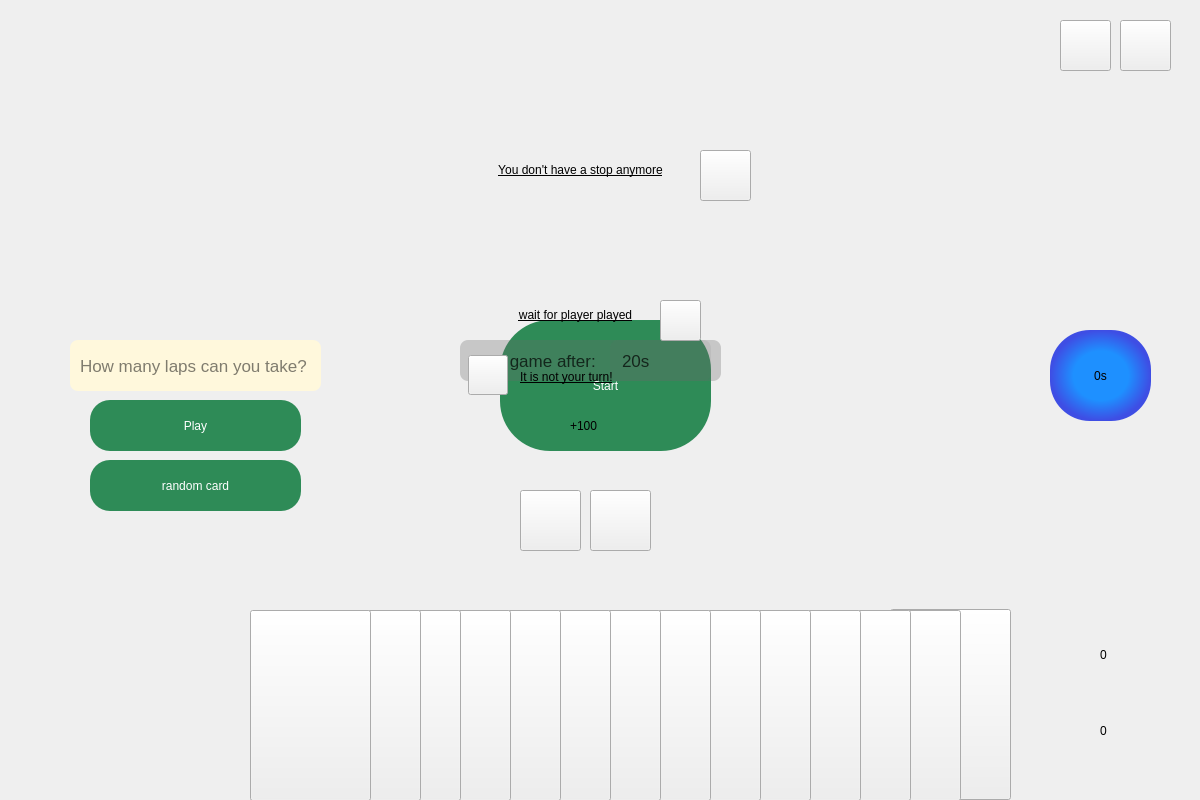
<?xml version="1.0" encoding="UTF-8"?>
<ui version="4.0">
 <class>play</class>
 <widget class="QMainWindow" name="play">
  <property name="geometry">
   <rect>
    <x>0</x>
    <y>0</y>
    <width>1200</width>
    <height>800</height>
   </rect>
  </property>
  <property name="minimumSize">
   <size>
    <width>1200</width>
    <height>800</height>
   </size>
  </property>
  <property name="maximumSize">
   <size>
    <width>1200</width>
    <height>800</height>
   </size>
  </property>
  <property name="windowTitle">
   <string>MainWindow</string>
  </property>
  <widget class="QWidget" name="centralwidget">
   <widget class="QLabel" name="label">
    <property name="geometry">
     <rect>
      <x>0</x>
      <y>0</y>
      <width>1200</width>
      <height>800</height>
     </rect>
    </property>
    <property name="styleSheet">
     <string notr="true">border-image: url(:/board1.jpg);

</string>
    </property>
    <property name="text">
     <string/>
    </property>
   </widget>
   <widget class="QPushButton" name="cardButton_14">
    <property name="geometry">
     <rect>
      <x>890</x>
      <y>609</y>
      <width>121</width>
      <height>191</height>
     </rect>
    </property>
    <property name="cursor">
     <cursorShape>PointingHandCursor</cursorShape>
    </property>
    <property name="styleSheet">
     <string notr="true">border-image: url(:/parrot.png);</string>
    </property>
    <property name="text">
     <string/>
    </property>
   </widget>
   <widget class="QPushButton" name="cardButton_12">
    <property name="geometry">
     <rect>
      <x>840</x>
      <y>610</y>
      <width>121</width>
      <height>191</height>
     </rect>
    </property>
    <property name="cursor">
     <cursorShape>PointingHandCursor</cursorShape>
    </property>
    <property name="styleSheet">
     <string notr="true">border-image: url(:/parrot.png);</string>
    </property>
    <property name="text">
     <string/>
    </property>
   </widget>
   <widget class="QPushButton" name="cardButton_10">
    <property name="geometry">
     <rect>
      <x>790</x>
      <y>610</y>
      <width>121</width>
      <height>191</height>
     </rect>
    </property>
    <property name="cursor">
     <cursorShape>PointingHandCursor</cursorShape>
    </property>
    <property name="styleSheet">
     <string notr="true">border-image: url(:/parrot.png);</string>
    </property>
    <property name="text">
     <string/>
    </property>
   </widget>
   <widget class="QPushButton" name="cardButton_8">
    <property name="geometry">
     <rect>
      <x>740</x>
      <y>610</y>
      <width>121</width>
      <height>191</height>
     </rect>
    </property>
    <property name="cursor">
     <cursorShape>PointingHandCursor</cursorShape>
    </property>
    <property name="styleSheet">
     <string notr="true">border-image: url(:/parrot.png);</string>
    </property>
    <property name="text">
     <string/>
    </property>
   </widget>
   <widget class="QPushButton" name="cardButton_6">
    <property name="geometry">
     <rect>
      <x>690</x>
      <y>610</y>
      <width>121</width>
      <height>191</height>
     </rect>
    </property>
    <property name="cursor">
     <cursorShape>PointingHandCursor</cursorShape>
    </property>
    <property name="styleSheet">
     <string notr="true">border-image: url(:/parrot.png);</string>
    </property>
    <property name="text">
     <string/>
    </property>
   </widget>
   <widget class="QPushButton" name="cardButton_4">
    <property name="geometry">
     <rect>
      <x>640</x>
      <y>610</y>
      <width>121</width>
      <height>191</height>
     </rect>
    </property>
    <property name="cursor">
     <cursorShape>PointingHandCursor</cursorShape>
    </property>
    <property name="styleSheet">
     <string notr="true">border-image: url(:/parrot.png);</string>
    </property>
    <property name="text">
     <string/>
    </property>
   </widget>
   <widget class="QPushButton" name="cardButton_2">
    <property name="geometry">
     <rect>
      <x>590</x>
      <y>610</y>
      <width>121</width>
      <height>191</height>
     </rect>
    </property>
    <property name="cursor">
     <cursorShape>PointingHandCursor</cursorShape>
    </property>
    <property name="styleSheet">
     <string notr="true">border-image: url(:/parrot.png);</string>
    </property>
    <property name="text">
     <string/>
    </property>
   </widget>
   <widget class="QPushButton" name="cardButton_1">
    <property name="geometry">
     <rect>
      <x>540</x>
      <y>610</y>
      <width>121</width>
      <height>191</height>
     </rect>
    </property>
    <property name="cursor">
     <cursorShape>PointingHandCursor</cursorShape>
    </property>
    <property name="styleSheet">
     <string notr="true">border-image: url(:/parrot.png);</string>
    </property>
    <property name="text">
     <string/>
    </property>
   </widget>
   <widget class="QPushButton" name="cardButton_3">
    <property name="geometry">
     <rect>
      <x>490</x>
      <y>610</y>
      <width>121</width>
      <height>191</height>
     </rect>
    </property>
    <property name="cursor">
     <cursorShape>PointingHandCursor</cursorShape>
    </property>
    <property name="styleSheet">
     <string notr="true">border-image: url(:/parrot.png);</string>
    </property>
    <property name="text">
     <string/>
    </property>
   </widget>
   <widget class="QPushButton" name="cardButton_5">
    <property name="geometry">
     <rect>
      <x>440</x>
      <y>610</y>
      <width>121</width>
      <height>191</height>
     </rect>
    </property>
    <property name="cursor">
     <cursorShape>PointingHandCursor</cursorShape>
    </property>
    <property name="styleSheet">
     <string notr="true">border-image: url(:/parrot.png);</string>
    </property>
    <property name="text">
     <string/>
    </property>
   </widget>
   <widget class="QPushButton" name="cardButton_7">
    <property name="geometry">
     <rect>
      <x>390</x>
      <y>610</y>
      <width>121</width>
      <height>191</height>
     </rect>
    </property>
    <property name="cursor">
     <cursorShape>PointingHandCursor</cursorShape>
    </property>
    <property name="styleSheet">
     <string notr="true">border-image: url(:/parrot.png);</string>
    </property>
    <property name="text">
     <string/>
    </property>
   </widget>
   <widget class="QPushButton" name="cardButton_9">
    <property name="geometry">
     <rect>
      <x>340</x>
      <y>610</y>
      <width>121</width>
      <height>191</height>
     </rect>
    </property>
    <property name="cursor">
     <cursorShape>PointingHandCursor</cursorShape>
    </property>
    <property name="styleSheet">
     <string notr="true">border-image: url(:/parrot.png);</string>
    </property>
    <property name="text">
     <string/>
    </property>
   </widget>
   <widget class="QPushButton" name="cardButton_11">
    <property name="geometry">
     <rect>
      <x>300</x>
      <y>610</y>
      <width>121</width>
      <height>191</height>
     </rect>
    </property>
    <property name="cursor">
     <cursorShape>PointingHandCursor</cursorShape>
    </property>
    <property name="styleSheet">
     <string notr="true">border-image: url(:/parrot.png);</string>
    </property>
    <property name="text">
     <string/>
    </property>
   </widget>
   <widget class="QPushButton" name="cardButton_13">
    <property name="geometry">
     <rect>
      <x>250</x>
      <y>610</y>
      <width>121</width>
      <height>191</height>
     </rect>
    </property>
    <property name="cursor">
     <cursorShape>PointingHandCursor</cursorShape>
    </property>
    <property name="styleSheet">
     <string notr="true">border-image: url(:/parrot.png);</string>
    </property>
    <property name="text">
     <string/>
    </property>
   </widget>
   <widget class="QLabel" name="cardlabel_14">
    <property name="geometry">
     <rect>
      <x>850</x>
      <y>-30</y>
      <width>151</width>
      <height>241</height>
     </rect>
    </property>
    <property name="styleSheet">
     <string notr="true">border-image: url(:/queen.png);
border-image: url(:/labelCard.png);
</string>
    </property>
    <property name="text">
     <string/>
    </property>
   </widget>
   <widget class="QLabel" name="cardlabel_12">
    <property name="geometry">
     <rect>
      <x>810</x>
      <y>-30</y>
      <width>151</width>
      <height>241</height>
     </rect>
    </property>
    <property name="styleSheet">
     <string notr="true">border-image: url(:/queen.png);
border-image: url(:/labelCard.png);
</string>
    </property>
    <property name="text">
     <string/>
    </property>
   </widget>
   <widget class="QLabel" name="cardlabel_10">
    <property name="geometry">
     <rect>
      <x>750</x>
      <y>-30</y>
      <width>151</width>
      <height>241</height>
     </rect>
    </property>
    <property name="styleSheet">
     <string notr="true">border-image: url(:/queen.png);
border-image: url(:/labelCard.png);
</string>
    </property>
    <property name="text">
     <string/>
    </property>
   </widget>
   <widget class="QLabel" name="cardlabel_8">
    <property name="geometry">
     <rect>
      <x>700</x>
      <y>-30</y>
      <width>151</width>
      <height>241</height>
     </rect>
    </property>
    <property name="styleSheet">
     <string notr="true">border-image: url(:/queen.png);
border-image: url(:/labelCard.png);
</string>
    </property>
    <property name="text">
     <string/>
    </property>
   </widget>
   <widget class="QLabel" name="cardlabel_6">
    <property name="geometry">
     <rect>
      <x>650</x>
      <y>-30</y>
      <width>151</width>
      <height>241</height>
     </rect>
    </property>
    <property name="styleSheet">
     <string notr="true">border-image: url(:/queen.png);
border-image: url(:/labelCard.png);
</string>
    </property>
    <property name="text">
     <string/>
    </property>
   </widget>
   <widget class="QLabel" name="cardlabel_4">
    <property name="geometry">
     <rect>
      <x>600</x>
      <y>-30</y>
      <width>151</width>
      <height>241</height>
     </rect>
    </property>
    <property name="styleSheet">
     <string notr="true">border-image: url(:/queen.png);
border-image: url(:/labelCard.png);
</string>
    </property>
    <property name="text">
     <string/>
    </property>
   </widget>
   <widget class="QLabel" name="cardlabel_2">
    <property name="geometry">
     <rect>
      <x>550</x>
      <y>-30</y>
      <width>151</width>
      <height>241</height>
     </rect>
    </property>
    <property name="styleSheet">
     <string notr="true">border-image: url(:/queen.png);
border-image: url(:/labelCard.png);
</string>
    </property>
    <property name="text">
     <string/>
    </property>
   </widget>
   <widget class="QLabel" name="cardlabel_1">
    <property name="geometry">
     <rect>
      <x>490</x>
      <y>-30</y>
      <width>151</width>
      <height>241</height>
     </rect>
    </property>
    <property name="styleSheet">
     <string notr="true">border-image: url(:/queen.png);
border-image: url(:/labelCard.png);
</string>
    </property>
    <property name="text">
     <string/>
    </property>
   </widget>
   <widget class="QLabel" name="cardlabel_3">
    <property name="geometry">
     <rect>
      <x>440</x>
      <y>-30</y>
      <width>151</width>
      <height>241</height>
     </rect>
    </property>
    <property name="styleSheet">
     <string notr="true">border-image: url(:/queen.png);
border-image: url(:/labelCard.png);
</string>
    </property>
    <property name="text">
     <string/>
    </property>
   </widget>
   <widget class="QLabel" name="cardlabel_5">
    <property name="geometry">
     <rect>
      <x>390</x>
      <y>-30</y>
      <width>151</width>
      <height>241</height>
     </rect>
    </property>
    <property name="styleSheet">
     <string notr="true">border-image: url(:/queen.png);
border-image: url(:/labelCard.png);
</string>
    </property>
    <property name="text">
     <string/>
    </property>
   </widget>
   <widget class="QLabel" name="cardlabel_7">
    <property name="geometry">
     <rect>
      <x>340</x>
      <y>-30</y>
      <width>151</width>
      <height>241</height>
     </rect>
    </property>
    <property name="styleSheet">
     <string notr="true">border-image: url(:/queen.png);
border-image: url(:/labelCard.png);
</string>
    </property>
    <property name="text">
     <string/>
    </property>
   </widget>
   <widget class="QLabel" name="cardlabel_9">
    <property name="geometry">
     <rect>
      <x>280</x>
      <y>-30</y>
      <width>151</width>
      <height>241</height>
     </rect>
    </property>
    <property name="styleSheet">
     <string notr="true">border-image: url(:/queen.png);
border-image: url(:/labelCard.png);
</string>
    </property>
    <property name="text">
     <string/>
    </property>
   </widget>
   <widget class="QLabel" name="cardlabel_11">
    <property name="geometry">
     <rect>
      <x>230</x>
      <y>-30</y>
      <width>151</width>
      <height>241</height>
     </rect>
    </property>
    <property name="styleSheet">
     <string notr="true">border-image: url(:/queen.png);
border-image: url(:/labelCard.png);
</string>
    </property>
    <property name="text">
     <string/>
    </property>
   </widget>
   <widget class="QLabel" name="cardlabel_13">
    <property name="geometry">
     <rect>
      <x>190</x>
      <y>-30</y>
      <width>151</width>
      <height>241</height>
     </rect>
    </property>
    <property name="styleSheet">
     <string notr="true">border-image: url(:/queen.png);
border-image: url(:/labelCard.png);
</string>
    </property>
    <property name="text">
     <string/>
    </property>
   </widget>
   <widget class="QLabel" name="wincardlabel_1">
    <property name="geometry">
     <rect>
      <x>282</x>
      <y>510</y>
      <width>101</width>
      <height>51</height>
     </rect>
    </property>
    <property name="styleSheet">
     <string notr="true">border-image: url(:/labelCard_land.png);</string>
    </property>
    <property name="text">
     <string/>
    </property>
   </widget>
   <widget class="QLabel" name="wincardlabel_2">
    <property name="geometry">
     <rect>
      <x>310</x>
      <y>530</y>
      <width>101</width>
      <height>51</height>
     </rect>
    </property>
    <property name="styleSheet">
     <string notr="true">border-image: url(:/labelCard_land.png);</string>
    </property>
    <property name="text">
     <string/>
    </property>
   </widget>
   <widget class="QLabel" name="wincardlabel_3">
    <property name="geometry">
     <rect>
      <x>360</x>
      <y>510</y>
      <width>101</width>
      <height>51</height>
     </rect>
    </property>
    <property name="styleSheet">
     <string notr="true">border-image: url(:/labelCard_land.png);</string>
    </property>
    <property name="text">
     <string/>
    </property>
   </widget>
   <widget class="QLabel" name="wincardlabel_4">
    <property name="geometry">
     <rect>
      <x>400</x>
      <y>530</y>
      <width>101</width>
      <height>51</height>
     </rect>
    </property>
    <property name="styleSheet">
     <string notr="true">border-image: url(:/labelCard_land.png);</string>
    </property>
    <property name="text">
     <string/>
    </property>
   </widget>
   <widget class="QLabel" name="wincardlabel_5">
    <property name="geometry">
     <rect>
      <x>440</x>
      <y>510</y>
      <width>101</width>
      <height>51</height>
     </rect>
    </property>
    <property name="styleSheet">
     <string notr="true">border-image: url(:/labelCard_land.png);</string>
    </property>
    <property name="text">
     <string/>
    </property>
   </widget>
   <widget class="QLabel" name="wincardlabel_6">
    <property name="geometry">
     <rect>
      <x>490</x>
      <y>530</y>
      <width>101</width>
      <height>51</height>
     </rect>
    </property>
    <property name="styleSheet">
     <string notr="true">border-image: url(:/labelCard_land.png);</string>
    </property>
    <property name="text">
     <string/>
    </property>
   </widget>
   <widget class="QLabel" name="wincardlabel_7">
    <property name="geometry">
     <rect>
      <x>530</x>
      <y>510</y>
      <width>101</width>
      <height>51</height>
     </rect>
    </property>
    <property name="styleSheet">
     <string notr="true">border-image: url(:/labelCard_land.png);</string>
    </property>
    <property name="text">
     <string/>
    </property>
   </widget>
   <widget class="QLabel" name="wincardlabel_8">
    <property name="geometry">
     <rect>
      <x>580</x>
      <y>530</y>
      <width>101</width>
      <height>51</height>
     </rect>
    </property>
    <property name="styleSheet">
     <string notr="true">border-image: url(:/labelCard_land.png);</string>
    </property>
    <property name="text">
     <string/>
    </property>
   </widget>
   <widget class="QLabel" name="wincardlabel_9">
    <property name="geometry">
     <rect>
      <x>620</x>
      <y>510</y>
      <width>101</width>
      <height>51</height>
     </rect>
    </property>
    <property name="styleSheet">
     <string notr="true">border-image: url(:/labelCard_land.png);</string>
    </property>
    <property name="text">
     <string/>
    </property>
   </widget>
   <widget class="QLabel" name="wincardlabel_10">
    <property name="geometry">
     <rect>
      <x>670</x>
      <y>530</y>
      <width>101</width>
      <height>51</height>
     </rect>
    </property>
    <property name="styleSheet">
     <string notr="true">border-image: url(:/labelCard_land.png);</string>
    </property>
    <property name="text">
     <string/>
    </property>
   </widget>
   <widget class="QLabel" name="wincardlabel_11">
    <property name="geometry">
     <rect>
      <x>720</x>
      <y>510</y>
      <width>101</width>
      <height>51</height>
     </rect>
    </property>
    <property name="styleSheet">
     <string notr="true">border-image: url(:/labelCard_land.png);</string>
    </property>
    <property name="text">
     <string/>
    </property>
   </widget>
   <widget class="QLabel" name="wincardlabel_12">
    <property name="geometry">
     <rect>
      <x>760</x>
      <y>530</y>
      <width>101</width>
      <height>51</height>
     </rect>
    </property>
    <property name="styleSheet">
     <string notr="true">border-image: url(:/labelCard_land.png);</string>
    </property>
    <property name="text">
     <string/>
    </property>
   </widget>
   <widget class="QLabel" name="wincardlabel_13">
    <property name="geometry">
     <rect>
      <x>810</x>
      <y>510</y>
      <width>101</width>
      <height>51</height>
     </rect>
    </property>
    <property name="styleSheet">
     <string notr="true">border-image: url(:/labelCard_land.png);</string>
    </property>
    <property name="text">
     <string/>
    </property>
   </widget>
   <widget class="QLabel" name="wincardlabel_14">
    <property name="geometry">
     <rect>
      <x>860</x>
      <y>530</y>
      <width>101</width>
      <height>51</height>
     </rect>
    </property>
    <property name="styleSheet">
     <string notr="true">border-image: url(:/labelCard_land.png);</string>
    </property>
    <property name="text">
     <string/>
    </property>
   </widget>
   <widget class="QLabel" name="losecardlardlabel_1">
    <property name="geometry">
     <rect>
      <x>270</x>
      <y>180</y>
      <width>101</width>
      <height>51</height>
     </rect>
    </property>
    <property name="styleSheet">
     <string notr="true">border-image: url(:/labelCard_land.png);</string>
    </property>
    <property name="text">
     <string/>
    </property>
   </widget>
   <widget class="QLabel" name="losecardlardlabel_2">
    <property name="geometry">
     <rect>
      <x>310</x>
      <y>200</y>
      <width>101</width>
      <height>51</height>
     </rect>
    </property>
    <property name="styleSheet">
     <string notr="true">border-image: url(:/labelCard_land.png);</string>
    </property>
    <property name="text">
     <string/>
    </property>
   </widget>
   <widget class="QLabel" name="losecardlardlabel_3">
    <property name="geometry">
     <rect>
      <x>350</x>
      <y>180</y>
      <width>101</width>
      <height>51</height>
     </rect>
    </property>
    <property name="styleSheet">
     <string notr="true">border-image: url(:/labelCard_land.png);</string>
    </property>
    <property name="text">
     <string/>
    </property>
   </widget>
   <widget class="QLabel" name="losecardlardlabel_4">
    <property name="geometry">
     <rect>
      <x>400</x>
      <y>200</y>
      <width>101</width>
      <height>51</height>
     </rect>
    </property>
    <property name="styleSheet">
     <string notr="true">border-image: url(:/labelCard_land.png);</string>
    </property>
    <property name="text">
     <string/>
    </property>
   </widget>
   <widget class="QLabel" name="losecardlardlabel_5">
    <property name="geometry">
     <rect>
      <x>450</x>
      <y>180</y>
      <width>101</width>
      <height>51</height>
     </rect>
    </property>
    <property name="styleSheet">
     <string notr="true">border-image: url(:/labelCard_land.png);</string>
    </property>
    <property name="text">
     <string/>
    </property>
   </widget>
   <widget class="QLabel" name="losecardlardlabel_6">
    <property name="geometry">
     <rect>
      <x>490</x>
      <y>200</y>
      <width>101</width>
      <height>51</height>
     </rect>
    </property>
    <property name="styleSheet">
     <string notr="true">border-image: url(:/labelCard_land.png);</string>
    </property>
    <property name="text">
     <string/>
    </property>
   </widget>
   <widget class="QLabel" name="losecardlardlabel_7">
    <property name="geometry">
     <rect>
      <x>540</x>
      <y>180</y>
      <width>101</width>
      <height>51</height>
     </rect>
    </property>
    <property name="styleSheet">
     <string notr="true">border-image: url(:/labelCard_land.png);</string>
    </property>
    <property name="text">
     <string/>
    </property>
   </widget>
   <widget class="QLabel" name="losecardlardlabel_8">
    <property name="geometry">
     <rect>
      <x>590</x>
      <y>200</y>
      <width>101</width>
      <height>51</height>
     </rect>
    </property>
    <property name="styleSheet">
     <string notr="true">border-image: url(:/labelCard_land.png);</string>
    </property>
    <property name="text">
     <string/>
    </property>
   </widget>
   <widget class="QLabel" name="losecardlardlabel_9">
    <property name="geometry">
     <rect>
      <x>630</x>
      <y>180</y>
      <width>101</width>
      <height>51</height>
     </rect>
    </property>
    <property name="styleSheet">
     <string notr="true">border-image: url(:/labelCard_land.png);</string>
    </property>
    <property name="text">
     <string/>
    </property>
   </widget>
   <widget class="QLabel" name="losecardlardlabel_10">
    <property name="geometry">
     <rect>
      <x>680</x>
      <y>200</y>
      <width>101</width>
      <height>51</height>
     </rect>
    </property>
    <property name="styleSheet">
     <string notr="true">border-image: url(:/labelCard_land.png);</string>
    </property>
    <property name="text">
     <string/>
    </property>
   </widget>
   <widget class="QLabel" name="losecardlardlabel_11">
    <property name="geometry">
     <rect>
      <x>720</x>
      <y>180</y>
      <width>101</width>
      <height>51</height>
     </rect>
    </property>
    <property name="styleSheet">
     <string notr="true">border-image: url(:/labelCard_land.png);</string>
    </property>
    <property name="text">
     <string/>
    </property>
   </widget>
   <widget class="QLabel" name="losecardlardlabel_12">
    <property name="geometry">
     <rect>
      <x>770</x>
      <y>200</y>
      <width>101</width>
      <height>51</height>
     </rect>
    </property>
    <property name="styleSheet">
     <string notr="true">border-image: url(:/labelCard_land.png);</string>
    </property>
    <property name="text">
     <string/>
    </property>
   </widget>
   <widget class="QLabel" name="losecardlardlabel_13">
    <property name="geometry">
     <rect>
      <x>820</x>
      <y>180</y>
      <width>101</width>
      <height>51</height>
     </rect>
    </property>
    <property name="styleSheet">
     <string notr="true">border-image: url(:/labelCard_land.png);</string>
    </property>
    <property name="text">
     <string/>
    </property>
   </widget>
   <widget class="QLabel" name="losecardlardlabel_14">
    <property name="geometry">
     <rect>
      <x>870</x>
      <y>200</y>
      <width>101</width>
      <height>51</height>
     </rect>
    </property>
    <property name="styleSheet">
     <string notr="true">border-image: url(:/labelCard_land.png);</string>
    </property>
    <property name="text">
     <string/>
    </property>
   </widget>
   <widget class="QLabel" name="played_label_1">
    <property name="geometry">
     <rect>
      <x>620</x>
      <y>330</y>
      <width>101</width>
      <height>151</height>
     </rect>
    </property>
    <property name="styleSheet">
     <string notr="true">border-image: url(:/skull-2.jpg)
</string>
    </property>
    <property name="text">
     <string/>
    </property>
   </widget>
   <widget class="QLabel" name="played_label_2">
    <property name="geometry">
     <rect>
      <x>520</x>
      <y>260</y>
      <width>101</width>
      <height>151</height>
     </rect>
    </property>
    <property name="styleSheet">
     <string notr="true">border-image: url(:/parrot.png);</string>
    </property>
    <property name="text">
     <string/>
    </property>
   </widget>
   <widget class="QLabel" name="usernameLabel">
    <property name="geometry">
     <rect>
      <x>100</x>
      <y>110</y>
      <width>61</width>
      <height>20</height>
     </rect>
    </property>
    <property name="styleSheet">
     <string notr="true">font: 350 14pt &quot;Segoe UI Variable Text Semiligh&quot;;</string>
    </property>
    <property name="text">
     <string/>
    </property>
    <property name="alignment">
     <set>Qt::AlignCenter</set>
    </property>
   </widget>
   <widget class="QLabel" name="label_3">
    <property name="geometry">
     <rect>
      <x>90</x>
      <y>20</y>
      <width>81</width>
      <height>81</height>
     </rect>
    </property>
    <property name="styleSheet">
     <string notr="true">border-image: url(:/profile_cartoon.png);</string>
    </property>
    <property name="text">
     <string/>
    </property>
   </widget>
   <widget class="QLabel" name="mypoint_label">
    <property name="geometry">
     <rect>
      <x>1100</x>
      <y>640</y>
      <width>91</width>
      <height>30</height>
     </rect>
    </property>
    <property name="styleSheet">
     <string notr="true">font: 700 16pt &quot;Segoe UI&quot;;</string>
    </property>
    <property name="text">
     <string>0</string>
    </property>
    <property name="alignment">
     <set>Qt::AlignLeading|Qt::AlignLeft|Qt::AlignVCenter</set>
    </property>
   </widget>
   <widget class="QLabel" name="label_2">
    <property name="geometry">
     <rect>
      <x>1020</x>
      <y>620</y>
      <width>71</width>
      <height>71</height>
     </rect>
    </property>
    <property name="styleSheet">
     <string notr="true">border-image: url(:/star.png);</string>
    </property>
    <property name="text">
     <string/>
    </property>
   </widget>
   <widget class="QLabel" name="pointlabel_2">
    <property name="geometry">
     <rect>
      <x>1100</x>
      <y>710</y>
      <width>91</width>
      <height>41</height>
     </rect>
    </property>
    <property name="styleSheet">
     <string notr="true">font: 700 16pt &quot;Segoe UI&quot;;</string>
    </property>
    <property name="text">
     <string>0</string>
    </property>
    <property name="alignment">
     <set>Qt::AlignLeading|Qt::AlignLeft|Qt::AlignVCenter</set>
    </property>
   </widget>
   <widget class="QLabel" name="label_5">
    <property name="geometry">
     <rect>
      <x>1030</x>
      <y>700</y>
      <width>51</width>
      <height>51</height>
     </rect>
    </property>
    <property name="styleSheet">
     <string notr="true">border-image: url(:/star.png);
border-image: url(:/starLose.png);</string>
    </property>
    <property name="text">
     <string/>
    </property>
   </widget>
   <widget class="QLineEdit" name="lineEdit_predicet">
    <property name="geometry">
     <rect>
      <x>70</x>
      <y>340</y>
      <width>251</width>
      <height>51</height>
     </rect>
    </property>
    <property name="styleSheet">
     <string notr="true">border-radius:5px;
padding-left:8px;
border-radius:8px;
color:#00000;
background-color:#FFF8DC;
font-size:17px;</string>
    </property>
    <property name="placeholderText">
     <string>How many laps can you take?</string>
    </property>
   </widget>
   <widget class="QPushButton" name="pushButton_play">
    <property name="geometry">
     <rect>
      <x>90</x>
      <y>400</y>
      <width>211</width>
      <height>51</height>
     </rect>
    </property>
    <property name="cursor">
     <cursorShape>PointingHandCursor</cursorShape>
    </property>
    <property name="styleSheet">
     <string notr="true">QPushButton{
font: 700 10pt &quot;B Titr&quot;;
border-radius:20px;
color:#fff;
font: 10pt &quot;MS Reference Sans Serif&quot;;
background-color:#2E8B57;
}
QPushButton:hover{
background-color:#3CB371;
}</string>
    </property>
    <property name="text">
     <string>Play</string>
    </property>
   </widget>
   <widget class="QPushButton" name="pushButton_start">
    <property name="geometry">
     <rect>
      <x>500</x>
      <y>320</y>
      <width>211</width>
      <height>131</height>
     </rect>
    </property>
    <property name="styleSheet">
     <string notr="true">QPushButton{
font: 700 10pt &quot;B Titr&quot;;
border-radius:50px;
color:#fff;
font: 15pt &quot;MS Reference Sans Serif&quot;;
background-color:#2E8B57;
}
QPushButton:hover{
background-color:#3CB371;
}</string>
    </property>
    <property name="text">
     <string>Start</string>
    </property>
   </widget>
   <widget class="QPushButton" name="pushButton_randcard">
    <property name="geometry">
     <rect>
      <x>90</x>
      <y>460</y>
      <width>211</width>
      <height>51</height>
     </rect>
    </property>
    <property name="cursor">
     <cursorShape>PointingHandCursor</cursorShape>
    </property>
    <property name="styleSheet">
     <string notr="true">QPushButton{
font: 700 10pt &quot;B Titr&quot;;
border-radius:20px;
color:#fff;
font: 10pt &quot;MS Reference Sans Serif&quot;;
background-color:#2E8B57;
}
QPushButton:hover{
background-color:#3CB371;
}</string>
    </property>
    <property name="text">
     <string>random card</string>
    </property>
   </widget>
   <widget class="QLabel" name="time_label">
    <property name="geometry">
     <rect>
      <x>1050</x>
      <y>330</y>
      <width>101</width>
      <height>91</height>
     </rect>
    </property>
    <property name="styleSheet">
     <string notr="true">border-radius:40px;
background-color: qradialgradient(spread:pad, cx:0.5, cy:0.5, radius:0.5, fx:0.509808, fy:0.506, stop:0.543269 rgba(30, 144, 255, 255), stop:0.990385 rgba(62, 78, 228, 255));
color:#000;
font: 700 12pt &quot;Sitka Small&quot;;
border-color:#fff;</string>
    </property>
    <property name="text">
     <string>0s</string>
    </property>
    <property name="alignment">
     <set>Qt::AlignCenter</set>
    </property>
   </widget>
   <widget class="QPushButton" name="close_button">
    <property name="geometry">
     <rect>
      <x>1120</x>
      <y>20</y>
      <width>51</width>
      <height>51</height>
     </rect>
    </property>
    <property name="cursor">
     <cursorShape>PointingHandCursor</cursorShape>
    </property>
    <property name="styleSheet">
     <string notr="true">border-image: url(:/exit_btn.png);</string>
    </property>
    <property name="text">
     <string/>
    </property>
   </widget>
   <widget class="QPushButton" name="stop_button">
    <property name="geometry">
     <rect>
      <x>1060</x>
      <y>20</y>
      <width>51</width>
      <height>51</height>
     </rect>
    </property>
    <property name="cursor">
     <cursorShape>PointingHandCursor</cursorShape>
    </property>
    <property name="styleSheet">
     <string notr="true">border-image: url(:/stop_btn.jpg);</string>
    </property>
    <property name="text">
     <string/>
    </property>
   </widget>
   <widget class="QLabel" name="wood_label">
    <property name="geometry">
     <rect>
      <x>350</x>
      <y>140</y>
      <width>491</width>
      <height>481</height>
     </rect>
    </property>
    <property name="styleSheet">
     <string notr="true">border-image: url(:/wood_lbl.png);</string>
    </property>
    <property name="text">
     <string/>
    </property>
   </widget>
   <widget class="QPushButton" name="Resume_button">
    <property name="geometry">
     <rect>
      <x>520</x>
      <y>490</y>
      <width>61</width>
      <height>61</height>
     </rect>
    </property>
    <property name="cursor">
     <cursorShape>PointingHandCursor</cursorShape>
    </property>
    <property name="styleSheet">
     <string notr="true">border-image: url(:/resume_btn.png);</string>
    </property>
    <property name="text">
     <string/>
    </property>
   </widget>
   <widget class="QPushButton" name="close_button_2">
    <property name="geometry">
     <rect>
      <x>590</x>
      <y>490</y>
      <width>61</width>
      <height>61</height>
     </rect>
    </property>
    <property name="cursor">
     <cursorShape>PointingHandCursor</cursorShape>
    </property>
    <property name="styleSheet">
     <string notr="true">border-image: url(:/exit_btn.png);</string>
    </property>
    <property name="text">
     <string/>
    </property>
   </widget>
   <widget class="QLabel" name="label_6">
    <property name="geometry">
     <rect>
      <x>460</x>
      <y>340</y>
      <width>261</width>
      <height>41</height>
     </rect>
    </property>
    <property name="styleSheet">
     <string notr="true">background-color: rgba(105,105,105,0.3);
border-radius:5px;
padding-left:8px;
border-radius:8px;
color:rgba(0,0,0,0.7);
font-size:17px;
font: 700 9pt &quot;Segoe Print&quot;;
</string>
    </property>
    <property name="text">
     <string>Play game after:</string>
    </property>
   </widget>
   <widget class="QLabel" name="win_Label">
    <property name="geometry">
     <rect>
      <x>470</x>
      <y>220</y>
      <width>261</width>
      <height>81</height>
     </rect>
    </property>
    <property name="styleSheet">
     <string notr="true">border-image: url(:/winlabel.png);
border-image: url(:/loseLabel.png);</string>
    </property>
    <property name="text">
     <string/>
    </property>
   </widget>
   <widget class="QLabel" name="timeResume_lbl">
    <property name="geometry">
     <rect>
      <x>610</x>
      <y>340</y>
      <width>101</width>
      <height>41</height>
     </rect>
    </property>
    <property name="styleSheet">
     <string notr="true">background-color: rgba(105,105,105,0.1);
font: 700 9pt &quot;Segoe Print&quot;;
border-radius:5px;
padding-left:8px;
border-radius:8px;
color:rgba(0,0,0,0.7);
font-size:17px;
</string>
    </property>
    <property name="text">
     <string>20s</string>
    </property>
   </widget>
   <widget class="QLabel" name="coin_label">
    <property name="geometry">
     <rect>
      <x>490</x>
      <y>390</y>
      <width>81</width>
      <height>81</height>
     </rect>
    </property>
    <property name="styleSheet">
     <string notr="true">
border-image: url(:/coin.png);</string>
    </property>
    <property name="text">
     <string/>
    </property>
   </widget>
   <widget class="QLabel" name="addcoin_label">
    <property name="geometry">
     <rect>
      <x>570</x>
      <y>400</y>
      <width>131</width>
      <height>51</height>
     </rect>
    </property>
    <property name="styleSheet">
     <string notr="true">font: 25pt &quot;Snap ITC&quot;;</string>
    </property>
    <property name="text">
     <string>+100</string>
    </property>
   </widget>
   <widget class="QLabel" name="error_label">
    <property name="geometry">
     <rect>
      <x>370</x>
      <y>330</y>
      <width>390</width>
      <height>90</height>
     </rect>
    </property>
    <property name="styleSheet">
     <string notr="true">
border-image: url(:/wood_label.png);</string>
    </property>
    <property name="text">
     <string/>
    </property>
   </widget>
   <widget class="QLabel" name="error_label_2">
    <property name="geometry">
     <rect>
      <x>520</x>
      <y>367</y>
      <width>190</width>
      <height>20</height>
     </rect>
    </property>
    <property name="styleSheet">
     <string notr="true">font: 10pt &quot;Showcard Gothic&quot;;
text-decoration: underline;</string>
    </property>
    <property name="text">
     <string>It is not your turn!</string>
    </property>
   </widget>
   <widget class="QPushButton" name="error_btn">
    <property name="geometry">
     <rect>
      <x>468</x>
      <y>355</y>
      <width>40</width>
      <height>40</height>
     </rect>
    </property>
    <property name="cursor">
     <cursorShape>PointingHandCursor</cursorShape>
    </property>
    <property name="styleSheet">
     <string notr="true">border-image: url(:/exit_btn.png);</string>
    </property>
    <property name="text">
     <string/>
    </property>
   </widget>
   <widget class="QLabel" name="label_played">
    <property name="geometry">
     <rect>
      <x>410</x>
      <y>270</y>
      <width>331</width>
      <height>91</height>
     </rect>
    </property>
    <property name="styleSheet">
     <string notr="true">border-image: url(:/wood_label.png);
font: 10pt &quot;Showcard Gothic&quot;;
text-decoration: underline;</string>
    </property>
    <property name="text">
     <string>&lt;html&gt;&lt;head/&gt;&lt;body&gt;&lt;p align=&quot;center&quot;&gt; wait for player played&lt;/p&gt;&lt;/body&gt;&lt;/html&gt;</string>
    </property>
   </widget>
   <widget class="QPushButton" name="play_Button">
    <property name="geometry">
     <rect>
      <x>660</x>
      <y>300</y>
      <width>41</width>
      <height>41</height>
     </rect>
    </property>
    <property name="styleSheet">
     <string notr="true">border-image: url(:/exit_btn.png);</string>
    </property>
    <property name="text">
     <string/>
    </property>
   </widget>
   <widget class="QLabel" name="label_">
    <property name="geometry">
     <rect>
      <x>380</x>
      <y>110</y>
      <width>401</width>
      <height>121</height>
     </rect>
    </property>
    <property name="styleSheet">
     <string notr="true">border-image: url(:/wood_label.png);
font: 10pt &quot;Showcard Gothic&quot;;
text-decoration: underline;</string>
    </property>
    <property name="text">
     <string>&lt;html&gt;&lt;head/&gt;&lt;body&gt;&lt;p align=&quot;center&quot;&gt;You don't have a stop anymore&lt;/p&gt;&lt;/body&gt;&lt;/html&gt;</string>
    </property>
   </widget>
   <widget class="QPushButton" name="pushButton">
    <property name="geometry">
     <rect>
      <x>700</x>
      <y>150</y>
      <width>51</width>
      <height>51</height>
     </rect>
    </property>
    <property name="styleSheet">
     <string notr="true">border-image: url(:/exit_btn.png);</string>
    </property>
    <property name="text">
     <string/>
    </property>
   </widget>
   <zorder>label</zorder>
   <zorder>cardButton_14</zorder>
   <zorder>cardButton_12</zorder>
   <zorder>cardButton_10</zorder>
   <zorder>cardButton_8</zorder>
   <zorder>cardButton_6</zorder>
   <zorder>cardButton_4</zorder>
   <zorder>cardButton_2</zorder>
   <zorder>cardButton_1</zorder>
   <zorder>cardButton_3</zorder>
   <zorder>cardButton_5</zorder>
   <zorder>cardButton_7</zorder>
   <zorder>cardButton_9</zorder>
   <zorder>cardButton_11</zorder>
   <zorder>cardButton_13</zorder>
   <zorder>cardlabel_14</zorder>
   <zorder>cardlabel_12</zorder>
   <zorder>cardlabel_10</zorder>
   <zorder>cardlabel_8</zorder>
   <zorder>cardlabel_6</zorder>
   <zorder>cardlabel_4</zorder>
   <zorder>cardlabel_2</zorder>
   <zorder>cardlabel_1</zorder>
   <zorder>cardlabel_3</zorder>
   <zorder>cardlabel_5</zorder>
   <zorder>cardlabel_7</zorder>
   <zorder>cardlabel_9</zorder>
   <zorder>cardlabel_11</zorder>
   <zorder>cardlabel_13</zorder>
   <zorder>wincardlabel_1</zorder>
   <zorder>wincardlabel_2</zorder>
   <zorder>wincardlabel_3</zorder>
   <zorder>wincardlabel_4</zorder>
   <zorder>wincardlabel_5</zorder>
   <zorder>wincardlabel_6</zorder>
   <zorder>wincardlabel_7</zorder>
   <zorder>wincardlabel_8</zorder>
   <zorder>wincardlabel_9</zorder>
   <zorder>wincardlabel_10</zorder>
   <zorder>wincardlabel_11</zorder>
   <zorder>wincardlabel_12</zorder>
   <zorder>wincardlabel_13</zorder>
   <zorder>wincardlabel_14</zorder>
   <zorder>losecardlardlabel_1</zorder>
   <zorder>losecardlardlabel_2</zorder>
   <zorder>losecardlardlabel_3</zorder>
   <zorder>losecardlardlabel_4</zorder>
   <zorder>losecardlardlabel_5</zorder>
   <zorder>losecardlardlabel_6</zorder>
   <zorder>losecardlardlabel_7</zorder>
   <zorder>losecardlardlabel_8</zorder>
   <zorder>losecardlardlabel_9</zorder>
   <zorder>losecardlardlabel_10</zorder>
   <zorder>losecardlardlabel_11</zorder>
   <zorder>losecardlardlabel_12</zorder>
   <zorder>losecardlardlabel_13</zorder>
   <zorder>losecardlardlabel_14</zorder>
   <zorder>played_label_1</zorder>
   <zorder>played_label_2</zorder>
   <zorder>usernameLabel</zorder>
   <zorder>label_3</zorder>
   <zorder>label_2</zorder>
   <zorder>mypoint_label</zorder>
   <zorder>label_5</zorder>
   <zorder>lineEdit_predicet</zorder>
   <zorder>pushButton_play</zorder>
   <zorder>pushButton_start</zorder>
   <zorder>pushButton_randcard</zorder>
   <zorder>time_label</zorder>
   <zorder>pointlabel_2</zorder>
   <zorder>close_button</zorder>
   <zorder>stop_button</zorder>
   <zorder>wood_label</zorder>
   <zorder>label_6</zorder>
   <zorder>Resume_button</zorder>
   <zorder>close_button_2</zorder>
   <zorder>win_Label</zorder>
   <zorder>timeResume_lbl</zorder>
   <zorder>coin_label</zorder>
   <zorder>addcoin_label</zorder>
   <zorder>error_label</zorder>
   <zorder>error_label_2</zorder>
   <zorder>error_btn</zorder>
   <zorder>label_played</zorder>
   <zorder>play_Button</zorder>
   <zorder>label_</zorder>
   <zorder>pushButton</zorder>
  </widget>
 </widget>
 <resources/>
 <connections/>
</ui>
